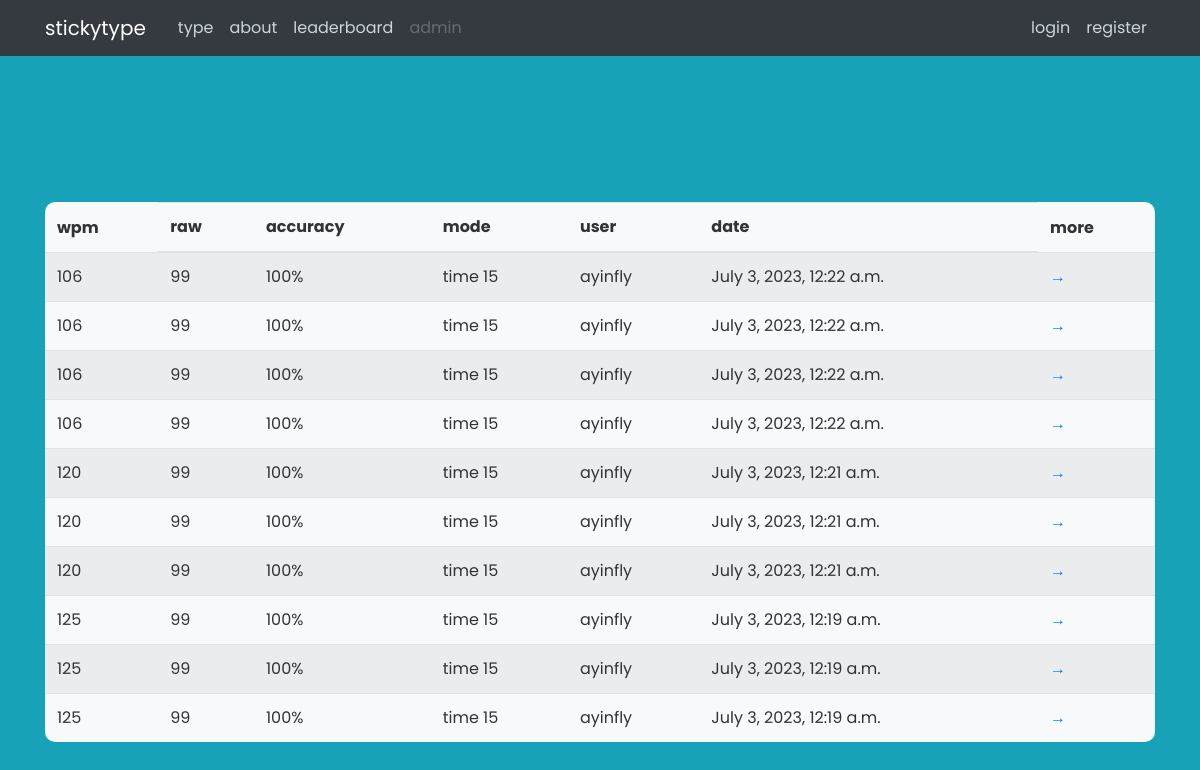
The page /stats/ayinfly on the database as committed earlier.
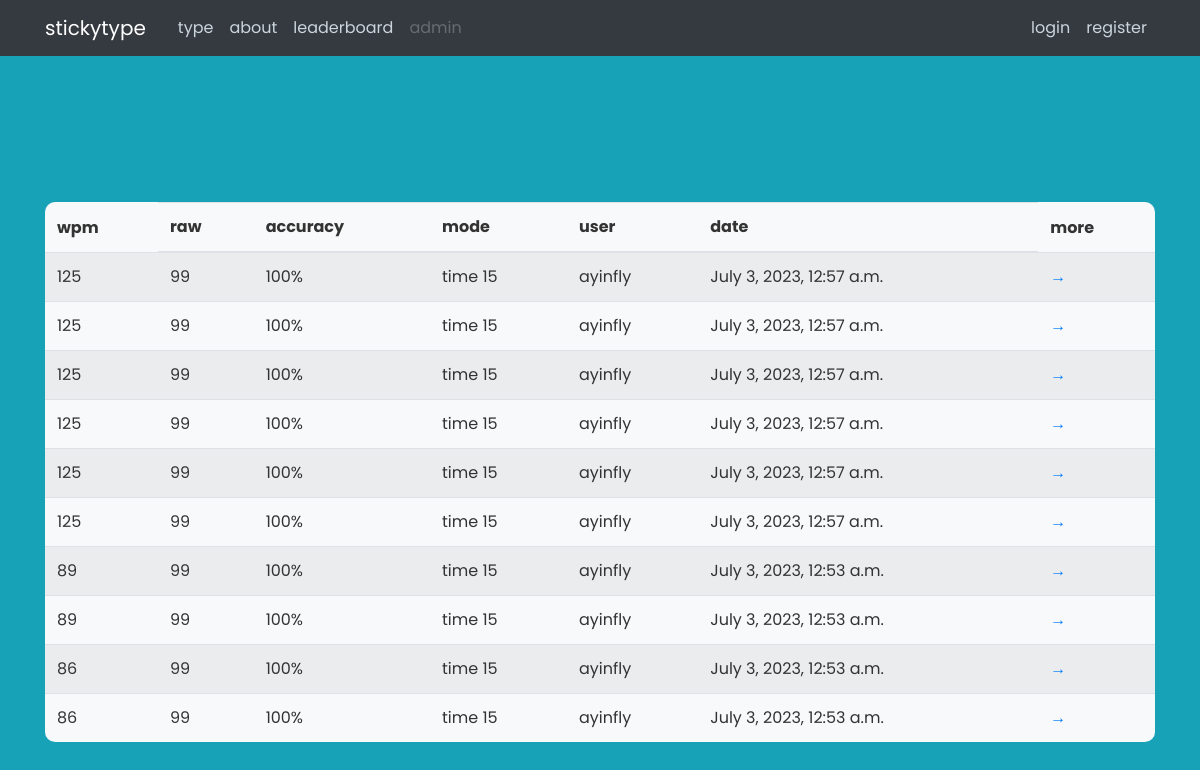
The same page on the database as committed later.
### type/models.py (models this page shows, shortened)
class Stat(models.Model):
    author = models.ForeignKey(User, on_delete=models.CASCADE)
    wpm_total = models.PositiveSmallIntegerField(default=0)
    wpm_raw = models.PositiveSmallIntegerField(default=0)
    time = models.DateTimeField(auto_now_add=True)
    accuracy = models.PositiveSmallIntegerField(default=0)
    mode = models.CharField(max_length=20, default='')

### type/views.py (the view)
# urls.py: path("stats/<str:username>", StatListView.as_view(), name='type-stats'),
class StatListView(ListView):
    model = Stat
    template_name = 'type/stats.html'
    context_object_name = 'stats'
    ordering = ['-time']
    paginate_by = 10
    def get_queryset(self):
        user = get_object_or_404(User, username=self.kwargs.get('username'))
        return Stat.objects.filter(author=user).order_by('-time')

### type/templates/type/stats.html
{% extends "type/base.html" %}
{% block content%}
    <table class="table table-hover table-striped bg-light" style="border-radius: 10px;">
        <thead>
            <tr>
                <th scope="col" style="border: none;">wpm</th>
                <th scope="col">raw</th>
                <th scope="col">accuracy</th>
                <th scope="col">mode</th>
                <th scope="col">user</th>
                <th scope="col">date</th>
                <th scope="col" style="border: none;">more</th>
            </tr>
        </thead>
        <tbody>
            {% for stat in stats %}
                <tr>
                    <td>{{ stat.wpm_total }}</td>
                    <td>{{ stat.wpm_raw }}</td>
                    <td>{{ stat.accuracy }}%</td>
                    <td>{{ stat.mode }}</td>
                    <td>{{ stat.author.username }}</td>
                    <td>{{ stat.time }}</td>
                    <td><a href="{% url 'stat-detail' stat.id %}" class="stretched-link">→</a></td>
                </tr>
            {% endfor %}
        </tbody>
    </table>
{% endblock content%}

Rows that differ between the two databases and show on the page:
no longer on this page (row unchanged): Stat: wpm_total "106", wpm_raw "99", accuracy "100", mode "time 15", author.username "ayinfly", time "July 3, 2023, 12:22 a.m."
no longer on this page (row unchanged): Stat: wpm_total "106", wpm_raw "99", accuracy "100", mode "time 15", author.username "ayinfly", time "July 3, 2023, 12:22 a.m."
no longer on this page (row unchanged): Stat: wpm_total "106", wpm_raw "99", accuracy "100", mode "time 15", author.username "ayinfly", time "July 3, 2023, 12:22 a.m."
no longer on this page (row unchanged): Stat: wpm_total "106", wpm_raw "99", accuracy "100", mode "time 15", author.username "ayinfly", time "July 3, 2023, 12:22 a.m."
no longer on this page (row unchanged): Stat: wpm_total "120", wpm_raw "99", accuracy "100", mode "time 15", author.username "ayinfly", time "July 3, 2023, 12:21 a.m."
no longer on this page (row unchanged): Stat: wpm_total "120", wpm_raw "99", accuracy "100", mode "time 15", author.username "ayinfly", time "July 3, 2023, 12:21 a.m."
no longer on this page (row unchanged): Stat: wpm_total "120", wpm_raw "99", accuracy "100", mode "time 15", author.username "ayinfly", time "July 3, 2023, 12:21 a.m."
no longer on this page (row unchanged): Stat: wpm_total "125", wpm_raw "99", accuracy "100", mode "time 15", author.username "ayinfly", time "July 3, 2023, 12:19 a.m."
no longer on this page (row unchanged): Stat: wpm_total "125", wpm_raw "99", accuracy "100", mode "time 15", author.username "ayinfly", time "July 3, 2023, 12:19 a.m."
no longer on this page (row unchanged): Stat: wpm_total "125", wpm_raw "99", accuracy "100", mode "time 15", author.username "ayinfly", time "July 3, 2023, 12:19 a.m."
added Stat: wpm_total "125", wpm_raw "99", accuracy "100", mode "time 15", author.username "ayinfly", time "July 3, 2023, 12:57 a.m."
added Stat: wpm_total "125", wpm_raw "99", accuracy "100", mode "time 15", author.username "ayinfly", time "July 3, 2023, 12:57 a.m."
added Stat: wpm_total "125", wpm_raw "99", accuracy "100", mode "time 15", author.username "ayinfly", time "July 3, 2023, 12:57 a.m."
added Stat: wpm_total "125", wpm_raw "99", accuracy "100", mode "time 15", author.username "ayinfly", time "July 3, 2023, 12:57 a.m."
added Stat: wpm_total "125", wpm_raw "99", accuracy "100", mode "time 15", author.username "ayinfly", time "July 3, 2023, 12:57 a.m."
added Stat: wpm_total "125", wpm_raw "99", accuracy "100", mode "time 15", author.username "ayinfly", time "July 3, 2023, 12:57 a.m."
added Stat: wpm_total "89", wpm_raw "99", accuracy "100", mode "time 15", author.username "ayinfly", time "July 3, 2023, 12:53 a.m."
added Stat: wpm_total "89", wpm_raw "99", accuracy "100", mode "time 15", author.username "ayinfly", time "July 3, 2023, 12:53 a.m."
added Stat: wpm_total "86", wpm_raw "99", accuracy "100", mode "time 15", author.username "ayinfly", time "July 3, 2023, 12:53 a.m."
added Stat: wpm_total "86", wpm_raw "99", accuracy "100", mode "time 15", author.username "ayinfly", time "July 3, 2023, 12:53 a.m."
